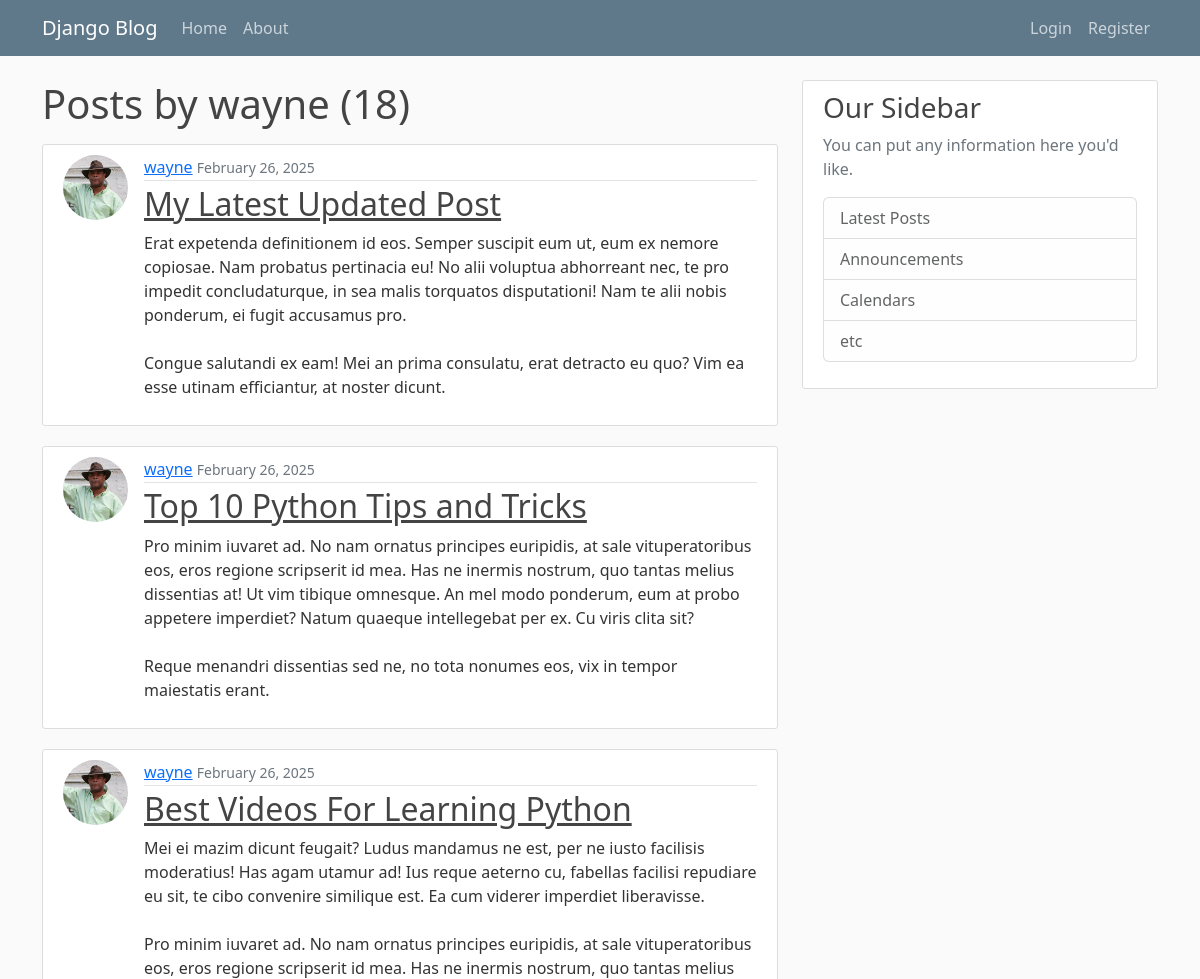
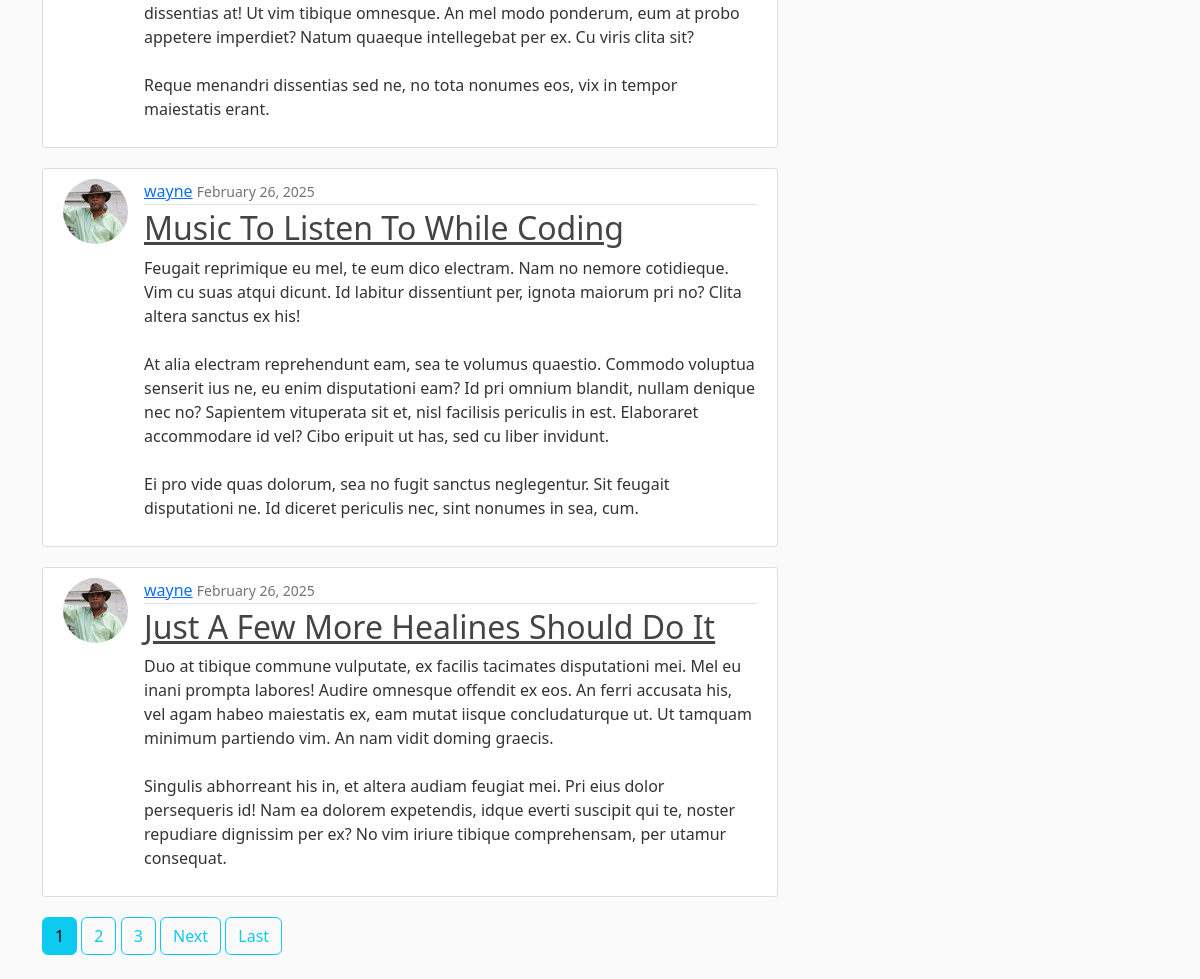
/user/wayne, run on the app's committed database (2 pictures, top to bottom).
### blog/models.py (models this page shows, shortened)
class Post(models.Model):
    title = models.CharField(max_length=100)
    content = models.TextField()
    date_posted = models.DateTimeField(default=timezone.now)
    author = models.ForeignKey(User, on_delete=models.CASCADE)

### users/models.py (models this page shows, shortened)
class Profile(models.Model):
    user = models.OneToOneField(User, on_delete=models.CASCADE)
    image = models.ImageField(default='main.jpg', upload_to='profile_pics')

### blog/views.py (the view)
# urls.py: path('user/<str:username>', UserPostListView.as_view(), name='user-posts'),
class UserPostListView(ListView):
    model = Post
    template_name = 'blog/user_posts.html'
    context_object_name = 'posts'
    paginate_by = 5
    def get_queryset(self):
        user = get_object_or_404(User, username=self.kwargs.get('username'))
        return Post.objects.filter(author=user).order_by('-date_posted')

### blog/templates/blog/user_posts.html (shortened to what this page needs)
{% extends "blog/base.html" %}
{% block content %}
    <h1 class="mb-3">Posts by {{ view.kwargs.username }} ({{ page_obj.paginator.count }})</h1>
    {% for post in posts %}
    <article class="media content-section">
      <div class="d-flex align-items-start">
        <img class="rounded-circle me-3 article-img" src="{{ post.author.profile.image.url }}" alt="">
          <div class="media-body">
            <div class="article-metadata">
              <a class="mr-2" href="{% url 'user-posts' post.author.username %}">{{ post.author }}</a>
              <small class="text-muted">{{ post.date_posted|date:"F d, Y" }}</small>
            </div>
            <h2><a class="article-title" href="{% url 'post-detail' post.id %}">{{ post.title }}</a></h2>
            <p class="article-content">{{ post.content }}</p>
          </div>
      </div>
      </article>
    {% endfor %}
    {% if is_paginated %}
      {% for num in page_obj.paginator.page_range %}
        {% if page_obj.number == num %}
          <a class="btn btn-info mb-4" href="?page={{ num }}">{{ num }}</a>
        {% elif num > page_obj.number|add:'-3' and num < page_obj.number|add:'3' %}
          <a class="btn btn-outline-info mb-4" href="?page={{ num }}">{{ num }}</a>
        {% endif %}
      {% endfor %}
      {% if page_obj.has_next %}
        <a class="btn btn-outline-info mb-4" href="?page={{ page_obj.next_page_number }}">Next</a>
        <a class="btn btn-outline-info mb-4" href="?page={{ page_obj.paginator.num_pages }}">Last</a>
      {% endif %}
    {% endif %}
{% endblock content %}

### blog/static/blog/main.css (style rules this page uses)
body { background: #fafafa; color: #333333; margin-top: 5rem; }
h1, h2, h3, h4, h5, h6 { color: #444444; }
.content-section { background: #ffffff; padding: 10px 20px; border: 1px solid #dddddd; border-radius: 3px; margin-bottom: 20px; }
.article-title { color: #444444; }
.article-content { white-space: pre-line; }
.article-img { height: 65px; width: 65px; margin-right: 16px; }
.article-metadata { padding-bottom: 1px; margin-bottom: 4px; border-bottom: 1px solid #e3e3e3 }

### data on the page
Post: author.profile.image (picture), author "wayne", date_posted "February 26, 2025", title "My Latest Updated Post", content "Erat expetenda definitionem id eos. Semper suscipit eum ut, eum ex nemore copiosae. Nam probatus pertinacia eu! No alii voluptua abhorreant nec, te pro impedit concludaturque, in sea malis torquatos disputationi! Nam te alii nobis ponderum, ei fugit accusamus pro. Congue salutandi ex eam! Mei an prima consulatu, erat detracto eu quo? Vim ea esse utinam efficiantur, at noster dicunt."
Post: author.profile.image (picture), author "wayne", date_posted "February 26, 2025", title "Top 10 Python Tips and Tricks", content "Pro minim iuvaret ad. No nam ornatus principes euripidis, at sale vituperatoribus eos, eros regione scripserit id mea. Has ne inermis nostrum, quo tantas melius dissentias at! Ut vim tibique omnesque. An mel modo ponderum, eum at probo appetere imperdiet? Natum quaeque intellegebat per ex. Cu viris clita sit? Reque menandri dissentias sed ne, no tota nonumes eos, vix in tempor maiestatis erant."
Post: author.profile.image (picture), author "wayne", date_posted "February 26, 2025", title "Best Videos For Learning Python", content "Mei ei mazim dicunt feugait? Ludus mandamus ne est, per ne iusto facilisis moderatius! Has agam utamur ad! Ius reque aeterno cu, fabellas facilisi repudiare eu sit, te cibo convenire similique est. Ea cum viderer imperdiet liberavisse. Pro minim iuvaret ad. No nam ornatus principes euripidis, at sale vituperatoribus eos, eros regione scripserit id mea. Has ne inermis nostrum, quo tantas melius dissentias at! Ut vim tibique omnesque. An mel modo ponderum, eum at probo appetere imperdiet? Natum quaeque intellegebat per ex. Cu viris clita sit? Reque menandri dissentias sed ne, no tota nonumes eos, vix in tempor maiestatis erant."
Post: author.profile.image (picture), author "wayne", date_posted "February 26, 2025", title "Music To Listen To While Coding", content "Feugait reprimique eu mel, te eum dico electram. Nam no nemore cotidieque. Vim cu suas atqui dicunt. Id labitur dissentiunt per, ignota maiorum pri no? Clita altera sanctus ex his! At alia electram reprehendunt eam, sea te volumus quaestio. Commodo voluptua senserit ius ne, eu enim disputationi eam? Id pri omnium blandit, nullam denique nec no? Sapientem vituperata sit et, nisl facilisis periculis in est. Elaboraret accommodare id vel? Cibo eripuit ut has, sed cu liber invidunt. Ei pro vide quas dolorum, sea no fugit sanctus neglegentur. Sit feugait disputationi ne. Id diceret periculis nec, sint nonumes in sea, cum."
Post: author.profile.image (picture), author "wayne", date_posted "February 26, 2025", title "Just A Few More Healines Should Do It", content "Duo at tibique commune vulputate, ex facilis tacimates disputationi mei. Mel eu inani prompta labores! Audire omnesque offendit ex eos. An ferri accusata his, vel agam habeo maiestatis ex, eam mutat iisque concludaturque ut. Ut tamquam minimum partiendo vim. An nam vidit doming graecis. Singulis abhorreant his in, et altera audiam feugiat mei. Pri eius dolor persequeris id! Nam ea dolorem expetendis, idque everti suscipit qui te, noster repudiare dignissim per ex? No vim iriure tibique comprehensam, per utamur consequat."

### other printed values
{{ view.kwargs.username }} "wayne"
{{ page_obj.paginator.count }} "18"
{{ num }} "1"
{{ num }} "2" "3"
